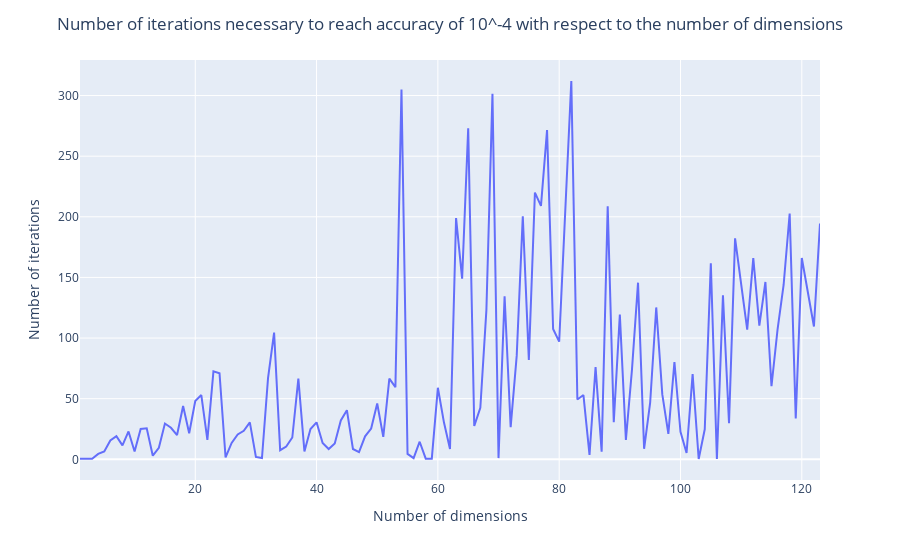

Notebook cell for this chart:
### Markdown cell above
# ASSRS

### Code cell
fig = px.line(x=np.arange(1,124),y=itr_assrs[:,4]/itr_gd[:,4])
fig.update_layout(xaxis_title='Number of dimensions', yaxis_title='Number of iterations', title='Number of iterations necessary to reach accuracy of 10^-4 with respect to the number of dimensions', title_x=0.5)
fig.show()

### Figure 1 — Plotly figure (JSON) as saved in the notebook; plotly's stock layout.template omitted (floating-point values rounded to 4 significant figures)
{"data": [{"hovertemplate": "x=%{x}<br>y=%{y}<extra></extra>", "legendgroup": "", "line": {"color": "#636efa", "dash": "solid"}, "marker": {"symbol": "circle"}, "mode": "lines", "name": "", "orientation": "v", "showlegend": false, "type": "scatter", "x": [1, 2, 3, 4, 5, 6, 7, 8, 9, 10, 11, 12, 13, 14, 15, 16, 17, 18, 19, 20, 21, 22, 23, 24, 25, 26, 27, 28, 29, 30, 31, 32, 33, 34, 35, 36, 37, 38, 39, 40, 41, 42, 43, 44, 45, 46, 47, 48, 49, 50, 51, 52, 53, 54, 55, 56, 57, 58, 59, 60, 61, 62, 63, 64, 65, 66, 67, 68, 69, 70, 71, 72, 73, 74, 75, 76, 77, 78, 79, 80, 81, 82, 83, 84, 85, 86, 87, 88, 89, 90, 91, 92, 93, 94, 95, 96, 97, 98, 99, 100, 101, 102, 103, 104, 105, 106, 107, 108, 109, 110, 111, 112, 113, 114, 115, 116, 117, 118, 119, 120, 121, 122, 123], "xaxis": "x", "y": [0.5, 0.5, 0.5, 4.5, 6.5, 15.5, 19, 11.5, 23, 6.5, 25, 25.5, 3, 9.5, 29.5, 26, 20, 44, 21.5, 48, 53, 16, 72.5, 71, 1.5, 13.5, 20.5, 23.5, 30.5, 2, 1, 67, 104.5, 7.5, 10.5, 18, 66.5, 6.5, 25, 30.5, 13.5, 8.5, 13, 32, 40.5, 8.5, 6, 19, 25.33, 46, 18.5, 66.5, 59.5, 305, 4.5, 1, 14.5, 0.5, 0.5, 59, 30.5, 8.5, 199, 149, 273, 27.5, 42.5, 123, 301.5, 1, 134.5, 26.5, 85.5, 200.5, 82, 220, 209, 271.5, 107.5, 97, 200.5, 312, 49.33, 53, 3.667, 76, 6.333, 208.7, 30.67, 119.3, 16, 74, 145.7, 8.667, 46.67, 125.2, 53.5, 21, 80.25, 22.75, 5.25, 70.25, 0.25, 24.75, 161.8, 0.25, 135.2, 29.75, 182.2, 144.5, 107, 166, 110.2, 146.2, 60.25, 107, 143.8, 202.8, 33.75, 166, 138.5, 109.5, 194.4], "yaxis": "y"}], "layout": {"legend": {"tracegroupgap": 0}, "margin": {"t": 60}, "title": {"text": "Number of iterations necessary to reach accuracy of 10^-4 with respect to the number of dimensions", "x": 0.5}, "xaxis": {"anchor": "y", "domain": [0, 1], "title": {"text": "Number of dimensions"}}, "yaxis": {"anchor": "x", "domain": [0, 1], "title": {"text": "Number of iterations"}}}}
